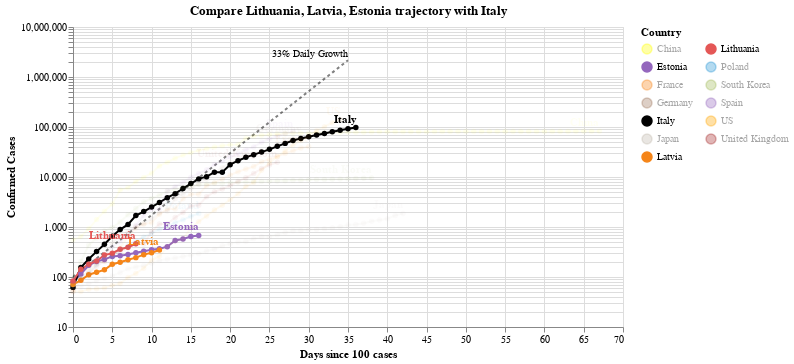

Notebook source saved alongside this figure:
### Code cell
#hide_input
chart3 = make_since_chart(['Lithuania', 'Latvia', 'Estonia'])
chart3

### Figure 1 — Vega-Lite specification as saved in the notebook (floating-point values rounded to 4 significant figures; data arrays with more than 128 entries replaced by an {"elided": "..."} marker saying what was removed)
{"config": {"view": {"continuousWidth": 400, "continuousHeight": 300}}, "layer": [{"mark": {"type": "line", "color": "black", "opacity": 0.5, "strokeDash": [3, 3]}, "encoding": {"x": {"type": "quantitative", "field": "Days since 100 cases"}, "y": {"type": "quantitative", "field": "Confirmed Cases"}}}, {"mark": {"type": "text", "align": "right", "dy": -6, "fontSize": 10, "text": "33% Daily Growth"}, "encoding": {"x": {"type": "quantitative", "field": "Days since 100 cases"}, "y": {"type": "quantitative", "field": "Confirmed Cases"}}, "transform": [{"filter": "(datum['Days since 100 cases'] >= 35)"}]}, {"data": {"name": "data-87d64d4e28b0cc935621af408eb44e4b"}, "mark": {"type": "line", "point": true}, "encoding": {"color": {"type": "nominal", "field": "Country", "legend": {"columns": 2}, "scale": {"domain": ["China", "Estonia", "France", "Germany", "Italy", "Japan", "Latvia", "Lithuania", "Poland", "South Korea", "Spain", "US", "United Kingdom"], "range": ["yellow", "#9467bd", "#F58518", "#9D755D", "black", "#C1B7AD", "#F58518", "#E45756", "#2495D3", "#A1BA59", "#9467bd", "orange", "brown"]}}, "opacity": {"condition": {"value": 1, "selection": "selector002"}, "value": 0.05}, "tooltip": [{"type": "nominal", "field": "Country"}, {"type": "temporal", "field": "Date"}, {"type": "quantitative", "field": "Confirmed Cases"}, {"type": "quantitative", "field": "Days since 100 cases"}], "x": {"type": "quantitative", "field": "Days since 100 cases"}, "y": {"type": "quantitative", "field": "Confirmed Cases", "scale": {"type": "log"}}}, "selection": {"selector002": {"type": "multi", "fields": ["Country"], "bind": "legend", "init": [{"Country": "Lithuania"}, {"Country": "Latvia"}, {"Country": "Estonia"}, {"Country": "Italy"}]}}, "width": 550}, {"data": {"name": "data-87d64d4e28b0cc935621af408eb44e4b"}, "mark": {"type": "text", "align": "right", "dy": -8, "fontWeight": "bold"}, "encoding": {"color": {"type": "nominal", "field": "Country", "legend": {"columns": 2}, "scale": {"domain": ["China", "Estonia", "France", "Germany", "Italy", "Japan", "Latvia", "Lithuania", "Poland", "South Korea", "Spain", "US", "United Kingdom"], "range": ["yellow", "#9467bd", "#F58518", "#9D755D", "black", "#C1B7AD", "#F58518", "#E45756", "#2495D3", "#A1BA59", "#9467bd", "orange", "brown"]}}, "opacity": {"condition": {"value": 1, "selection": "selector002"}, "value": 0.05}, "text": {"type": "nominal", "field": "Country"}, "tooltip": [{"type": "nominal", "field": "Country"}, {"type": "temporal", "field": "Date"}, {"type": "quantitative", "field": "Confirmed Cases"}, {"type": "quantitative", "field": "Days since 100 cases"}], "x": {"type": "quantitative", "field": "Days since 100 cases"}, "y": {"type": "quantitative", "field": "Confirmed Cases", "scale": {"type": "log"}}}, "transform": [{"filter": "(datum['Date'] >= 1585440000000)"}], "width": 550}], "data": {"name": "data-c1a3bbf4dd040f2e7e8e7a69520e3c2a"}, "title": "Compare Lithuania, Latvia, Estonia trajectory with Italy", "$schema": "https://vega.github.io/schema/vega-lite/v4.0.2.json", "datasets": {"data-c1a3bbf4dd040f2e7e8e7a69520e3c2a": [{"Days since 100 cases": 0, "Confirmed Cases": 100.0}, {"Days since 100 cases": 1, "Confirmed Cases": 133.0}, {"Days since 100 cases": 2, "Confirmed Cases": 176.9}, {"Days since 100 cases": 3, "Confirmed Cases": 235.3}, {"Days since 100 cases": 4, "Confirmed Cases": 312.9}, {"Days since 100 cases": 5, "Confirmed Cases": 416.2}, {"Days since 100 cases": 6, "Confirmed Cases": 553.5}, {"Days since 100 cases": 7, "Confirmed Cases": 736.1}, {"Days since 100 cases": 8, "Confirmed Cases": 979.1}, {"Days since 100 cases": 9, "Confirmed Cases": 1302.0}, {"Days since 100 cases": 10, "Confirmed Cases": 1732.0}, {"Days since 100 cases": 11, "Confirmed Cases": 2303.0}, {"Days since 100 cases": 12, "Confirmed Cases": 3064.0}, {"Days since 100 cases": 13, "Confirmed Cases": 4074.0}, {"Days since 100 cases": 14, "Confirmed Cases": 5419.0}, {"Days since 100 cases": 15, "Confirmed Cases": 7207.0}, {"Days since 100 cases": 16, "Confirmed Cases": 9586.0}, {"Days since 100 cases": 17, "Confirmed Cases": 12750.0}, {"Days since 100 cases": 18, "Confirmed Cases": 16960.0}, {"Days since 100 cases": 19, "Confirmed Cases": 22550.0}, {"Days since 100 cases": 20, "Confirmed Cases": 29990.0}, {"Days since 100 cases": 21, "Confirmed Cases": 39890.0}, {"Days since 100 cases": 22, "Confirmed Cases": 53060.0}, {"Days since 100 cases": 23, "Confirmed Cases": 70560.0}, {"Days since 100 cases": 24, "Confirmed Cases": 93850.0}, {"Days since 100 cases": 25, "Confirmed Cases": 124800.0}, {"Days since 100 cases": 26, "Confirmed Cases": 166000.0}, {"Days since 100 cases": 27, "Confirmed Cases": 220800.0}, {"Days since 100 cases": 28, "Confirmed Cases": 293700.0}, {"Days since 100 cases": 29, "Confirmed Cases": 390600.0}, {"Days since 100 cases": 30, "Confirmed Cases": 519500.0}, {"Days since 100 cases": 31, "Confirmed Cases": 690900.0}, {"Days since 100 cases": 32, "Confirmed Cases": 918900.0}, {"Days since 100 cases": 33, "Confirmed Cases": 1222000.0}, {"Days since 100 cases": 34, "Confirmed Cases": 1625000.0}, {"Days since 100 cases": 35, "Confirmed Cases": 2162000.0}], "data-87d64d4e28b0cc935621af408eb44e4b": {"elided": "394 records"}}}
